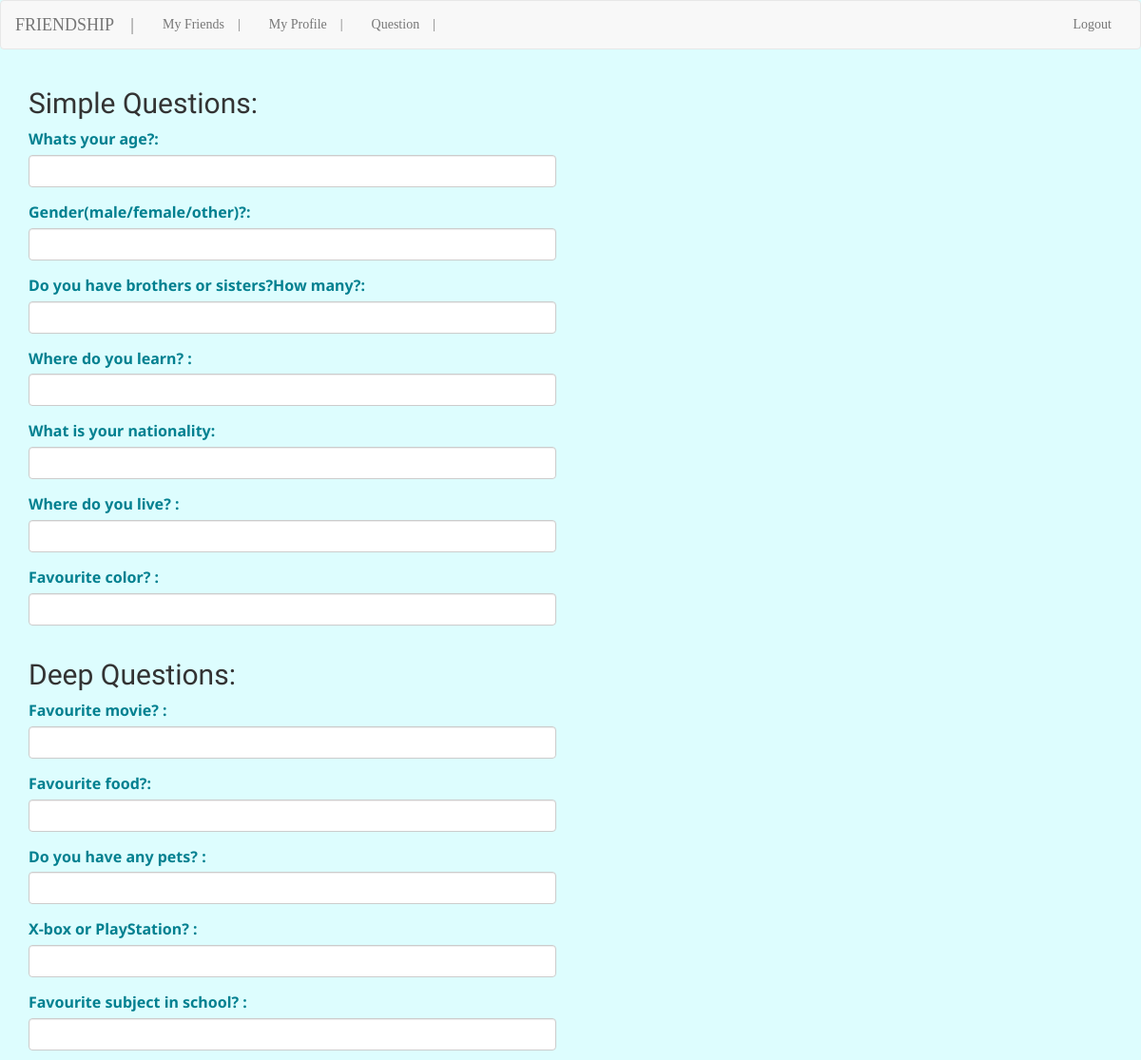
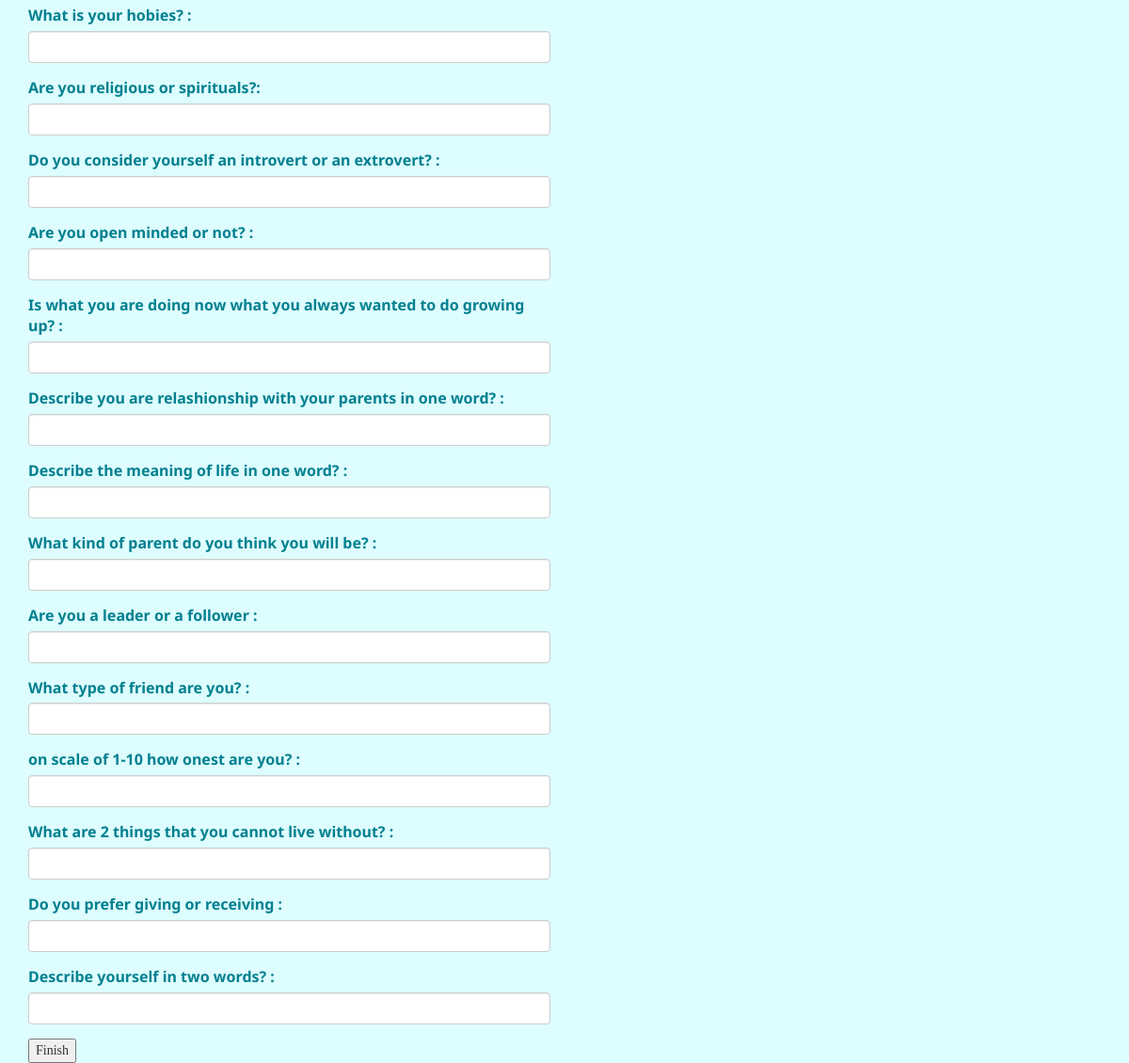
/view_questions/ (signed in), run on the app's committed database (2 pictures, top to bottom).
### database_setup.py (models this page shows)
class Questions(Base):
	__tablename__='questions'
	id = Column(Integer, primary_key = True)
	text=Column(String)
	deep=Column(Boolean)

### web_app.py (the view, shortened to what this page needs)
@app.route('/view_questions/', methods=['GET','POST'])
def view_questions():
	if 'user_email' in flask_session:
		user = session.query(User).filter_by(email = flask_session['user_email']).first()
		simple_questions=session.query(Questions).filter_by(deep=False).all()
		deep_questions=session.query(Questions).filter_by(deep=True).all()
		if request.method == 'GET':
			return render_template('view_questions.html', user=user,simple_questions=simple_questions, deep_questions=deep_questions  )
	else:
		return redirect(url_for("log_in"))

### templates/view_questions.html (shortened to what this page needs)
<!DOCTYPE html>
<html lang="en">
<head>
<link rel="stylesheet" type="text/css" href="{{ url_for('static',filename='styles.css') }}">
	<link rel="stylesheet" href="http://maxcdn.bootstrapcdn.com/bootstrap/3.3.6/css/bootstrap.min.css">
	<link rel="stylesheet" type="text/css" href="{{ url_for('static',filename='styles.css') }}">
</head>
<body class="body">
<nav class="navbar navbar-default">
  <div class="container-fluid">
    <div class="navbar-header">
      <a class="navbar-brand" href="{{ url_for('suggest_friends') }}" class="btn btn-info" role="button">FRIENDSHIP &nbsp;&nbsp;&nbsp;|</a>
    </div>
    <div class="collapse navbar-collapse" id="bs-example-navbar-collapse-1">
      <ul class="nav navbar-nav">
        <li><a href="{{ url_for('friend_list')  }}" role="button">My Friends &nbsp;&nbsp;&nbsp;|</a></li>
        <li><a href ="{{ url_for('user_profile') }}" role="button">My Profile &nbsp;&nbsp;&nbsp;|</a></li>
        <li><a href="{{ url_for('view_questions') }}" role="button">Question &nbsp;&nbsp;&nbsp;|</a></li>
      </ul>
      <ul class="nav navbar-nav navbar-right">
        <li><a href="{{ url_for('logout') }}" role="button" type="sumbit">Logout</a></li>
      </ul>
    </div>
  </div>
</nav>
<div class="container">
<h2 class="head">Simple Questions:</h2>
<form role="form" action="{{url_for('view_questions')}}" method="post">
{%for q in simple_questions%}
<div class="row">
<div class="col-md-6">
    <div class="form-group questions">
      <label for="usr">{{q.text}}:</label>
      <input type="text" name="{{q.text}}" class="form-control" id="usr">
    </div>
</div>
</div>
 {%endfor%}
<h2 class="head">Deep Questions:</h2>
{%for i in deep_questions%}
<div class="row">
<div class="col-md-6">
    <div class="form-group questions">
      <label for="usr">{{i.text}}:</label>
      <input type="text" name="{{i.text}}" class="form-control" id="usr">
    </div>
</div>
</div>
 {%endfor%}
 <input type="submit" value="Finish" >
</form>
</div>
</body>
</html>

### static/styles.css (style rules this page uses)
.body { background-color: #DDFDFE; font-family:garamond;*/ background-size: 100%; background-repeat: no-repeat; }
h2 { font-color:black; }
.questions { color:#028090; font-size: 16px; font-family: 'Noto Sans', sans-serif; }
.head { font-family: 'Gloria Hallelujah', cursive; }

### data on the page
Questions: text "Whats your age?"
Questions: text "Gender(male/female/other)?"
Questions: text "Do you have brothers or sisters?How many?"
Questions: text "Where do you learn?"
Questions: text "What is your nationality"
Questions: text "Where do you live?"
Questions: text "Favourite color?"
Questions: text "Favourite movie?"
Questions: text "Favourite food?"
Questions: text "Do you have any pets?"
Questions: text "X-box or PlayStation?"
Questions: text "Favourite subject in school?"
Questions: text "What is your hobies?"
Questions: text "Are you religious or spirituals?"
Questions: text "Do you consider yourself an introvert or an extrovert?"
Questions: text "Are you open minded or not?"
Questions: text "Is what you are doing now what you always wanted to do growing up?"
Questions: text "Describe you are relashionship with your parents in one word?"
Questions: text "Describe the meaning of life in one word?"
Questions: text "What kind of parent do you think you will be?"
Questions: text "Are you a leader or a follower"
Questions: text "What type of friend are you?"
Questions: text "on scale of 1-10 how onest are you?"
Questions: text "What are 2 things that you cannot live without?"
Questions: text "Do you prefer giving or receiving"
Questions: text "Describe yourself in two words?"
